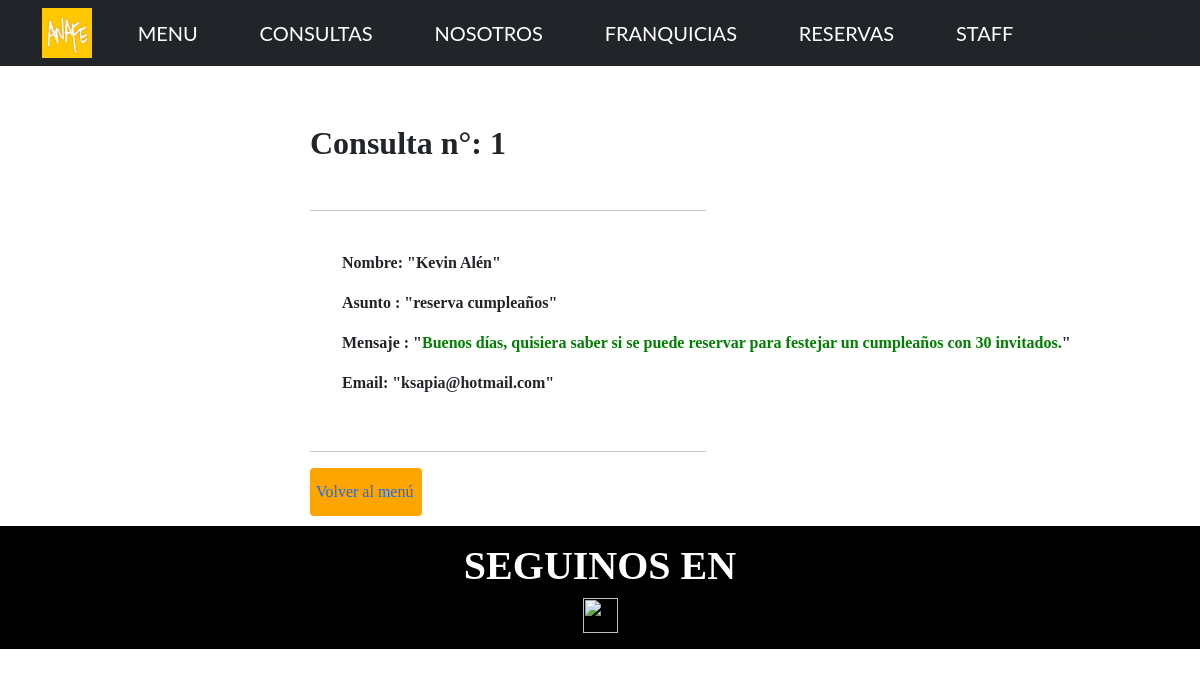
The page /App_Resto/consulta-detallar/1 on the database its author committed.
### App_Resto/models.py (models this page shows, shortened)
class Consulta(models.Model):
    nombre = models.CharField(max_length=50)
    asunto = models.CharField(max_length=50)
    email = models.EmailField()
    mensaje = models.CharField(max_length=200)
    class Meta():
        verbose_name = 'Consulta'
        verbose_name_plural = 'Consultas'

### App_Resto/views.py (the view)
# urls.py: path('consulta-detallar/<int:pk>', consultaDetailView.as_view(), name="ConsultaDetallar"),
class consultaDetailView(DetailView):
    model = Consulta
    template_name = "consulta-detallar.html"

### App_Resto/templates/consulta-detallar.html
{% extends 'padre.html' %}
{% load static %}
{% block bloqueQueCambia %}
<!DOCTYPE html>
<html lang="en">
<head>
</head>
<body>
<br><br>
  <div style="padding: 10px; font-family: garamond; margin-left: 25%;">
    <h2>Consulta n°: {{object.id}}</h2><br>
    <hr width="45%"><br>
    <ul>
    <p><b>Nombre: "{{object.nombre}}"</b></p>
  <p><b>Asunto : "{{object.asunto}}"</b></p>
  <p><b>Mensaje : "<span style="color: green;">{{object.mensaje}}</span>"</b></p>
  <p><b>Email: "{{object.email}}"</b></p>
</ul>
  <br>
  <hr width="45%">
  <button style="font-size: 1em; width: 14ch; height: 6ch;"><a style="font-size: 1em" class="navbar-brand" href="{% url 'ConsultaListar' %}">Volver al menú</a></button>
</div>
</body>
</html>
{% endblock bloqueQueCambia %}

### rows shown on the page
Consulta: id "1", nombre "Kevin Alén", asunto "reserva cumpleaños", mensaje "Buenos días, quisiera saber si se puede reservar para festejar un cumpleaños con 30 invitados.", email "ksapia@hotmail.com"
